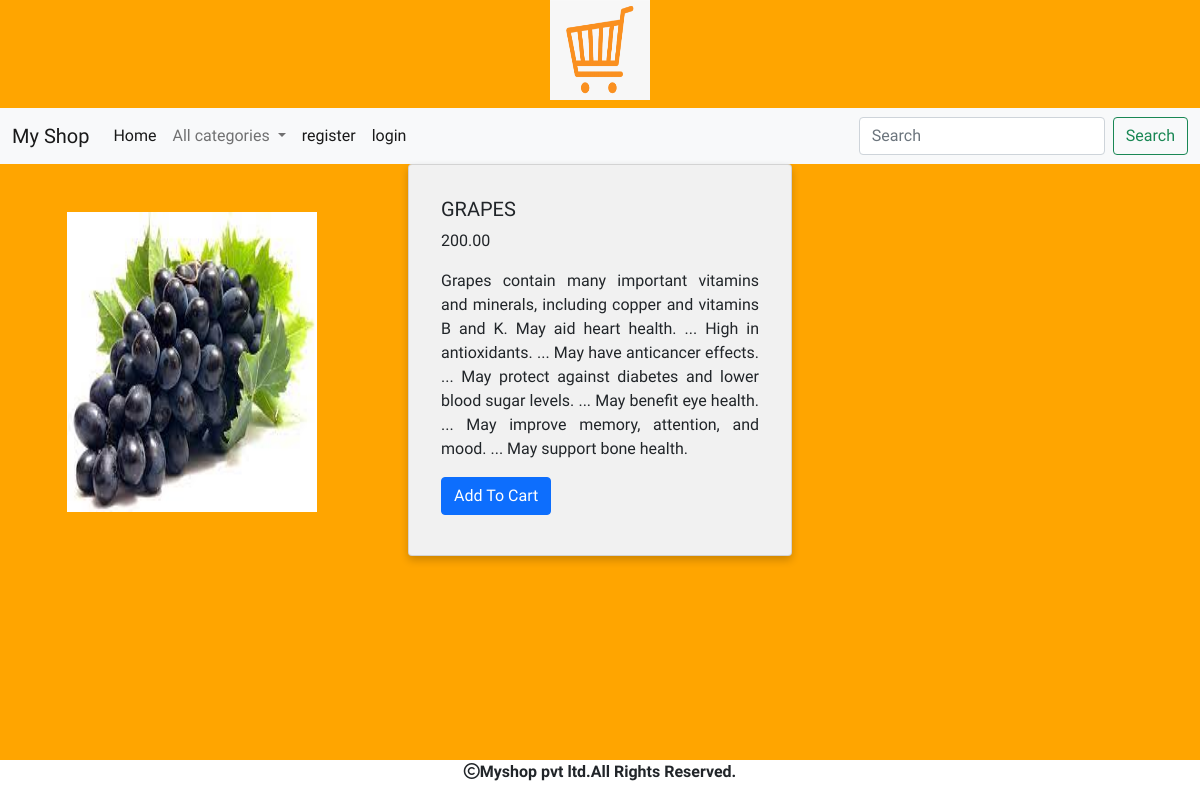
The page /alldetails/GRAPES on the database its author committed.
### shop/models.py (models this page shows, shortened)
class Product(models.Model):
    name = models.CharField(max_length=200)
    desc = models.TextField()
    image = models.ImageField(upload_to='shop/products',blank=True,null=True)
    price = models.DecimalField(max_digits=10,decimal_places=2)
    category = models.ForeignKey(Category,on_delete=models.CASCADE)
    stock = models.IntegerField()
    available = models.BooleanField(default=True)
    created = models.DateTimeField(auto_now_add=True)
    updated = models.DateTimeField(auto_now_add=True)

### shop/views.py (the view)
# urls.py: path('alldetails/<p>',views.alldetails,name="alldetails"),
def alldetails(request,p):
    n = Product.objects.get(name=p)
    return render(request,'details.html',{'n':n})

### cart/context_processors.py (called while the page is built, shortened)
def productcount(request):
    item_count=0
    return {'count':item_count}

### shop/context_processors.py (called while the page is built)
def menu_links(request):
    c=Category.objects.all()
    return {'links':c}

### templates/details.html (shortened to what this page needs)
<!DOCTYPE html>
{% extends 'base.html' %}
{% load static %}
{% block content %}
  <div class="row">
    <div class="col-sm-4">
      <center>
      <img src="{{n.image.url}}" class="mb-5 mt-5" height="300px" width="250px"></center>
    </div>
    <div class="col-sm-4">
     <div class="card">
  <div class="card-body">
    <h5 class="card-title">{{n.name}}</h5>
    <p class="card-text">{{n.price}}</p>
    <p class="card-text">{{n.desc}}</p>
    {% if user.is_superuser == False %}
    {% if n.stock <= 0 %}
    <h4>Out of Stock</h4>
    {% else %}
   <h4> <a href="{% url 'cart:add_to_cart' n.name %}" class="btn btn-primary">Add To Cart</a></h4>
    {% endif %}
    {% endif %}
  </div>
</div>
    </div>
  </div>
{% endblock %}

### static/css/style.css (style rules this page uses)
body { background-color:orange; font-family: 'Hedvig Letters Sans', sans-serif; }
.card { box-shadow: 0 4px 8px 0 rgba(0,0,0,0.2); padding: 16px; text-align: justify; background-color: #f1f1f1; }

### rows shown on the page
Product: image (picture), name "GRAPES", price "200.00", desc "Grapes contain many important vitamins and minerals, including copper and vitamins B and K. May aid heart health. ... High in antioxidants. ... May have anticancer effects. ... May protect against diabetes and lower blood sugar levels. ... May benefit eye health. ... May improve memory, attention, and mood. ... May support bone health."
